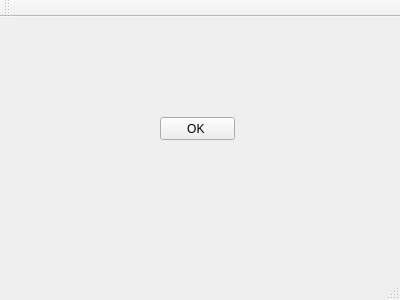
<?xml version="1.0" encoding="UTF-8"?>
<ui version="4.0">
 <class>MainWindow</class>
 <widget class="QMainWindow" name="MainWindow">
  <property name="geometry">
   <rect>
    <x>0</x>
    <y>0</y>
    <width>400</width>
    <height>300</height>
   </rect>
  </property>
  <property name="windowTitle">
   <string>MainWindow</string>
  </property>
  <widget class="QWidget" name="centralWidget">
   <widget class="QPushButton" name="pushButton">
    <property name="geometry">
     <rect>
      <x>160</x>
      <y>100</y>
      <width>75</width>
      <height>23</height>
     </rect>
    </property>
    <property name="text">
     <string>OK </string>
    </property>
   </widget>
  </widget>
  <widget class="QMenuBar" name="menuBar">
   <property name="geometry">
    <rect>
     <x>0</x>
     <y>0</y>
     <width>400</width>
     <height>21</height>
    </rect>
   </property>
  </widget>
  <widget class="QToolBar" name="mainToolBar">
   <attribute name="toolBarArea">
    <enum>TopToolBarArea</enum>
   </attribute>
   <attribute name="toolBarBreak">
    <bool>false</bool>
   </attribute>
  </widget>
  <widget class="QStatusBar" name="statusBar"/>
 </widget>
 <layoutdefault spacing="6" margin="11"/>
 <resources/>
 <connections/>
</ui>
